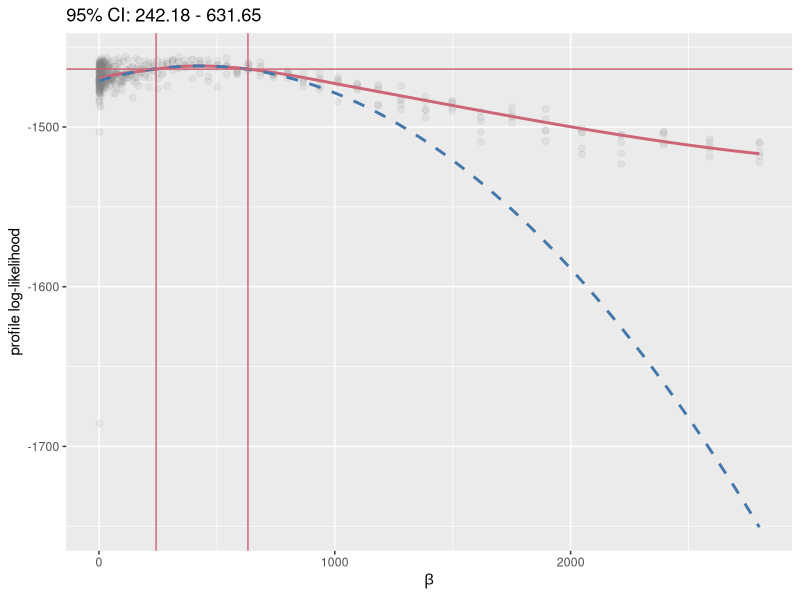
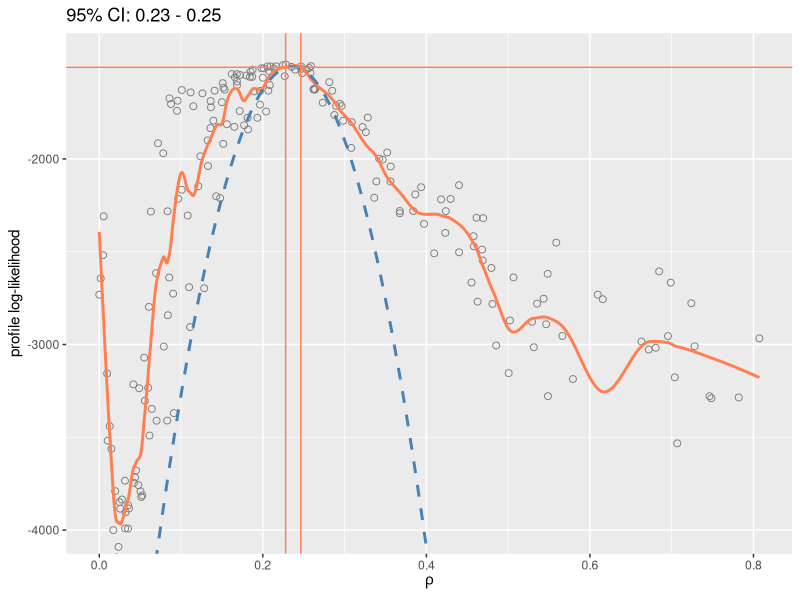
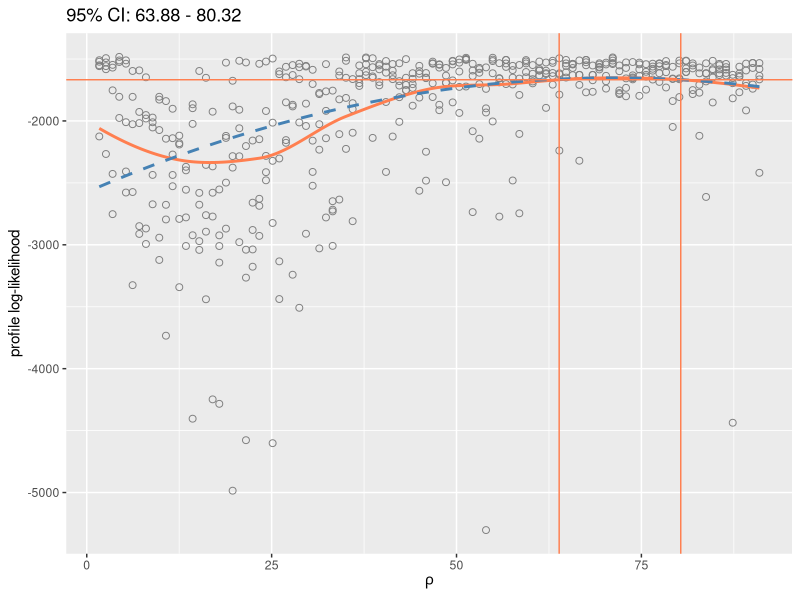

Reproduce these figures in R, in order.
# analyze-likelihood-profiles.R

mcap <- function(lp,parameter,confidence=0.95,lambda=0.75,Ngrid=1000)
{
  smooth_fit <- loess(lp ~ parameter, span=lambda)
  parameter_grid <- seq(min(parameter), max(parameter), length.out = Ngrid)
  smoothed_loglik <- predict(smooth_fit,newdata=parameter_grid)
  smooth_arg_max <- parameter_grid[which.max(smoothed_loglik)]
  dist <- abs(parameter-smooth_arg_max)
  included <- dist < sort(dist)[trunc(lambda*length(dist))]
  maxdist <- max(dist[included])
  weight <- rep(0,length(parameter))
  weight[included] <- (1-(dist[included]/maxdist)^3)^3
  quadratic_fit <- lm(lp ~ a + b, weight=weight,
                      data = data.frame(lp=lp,b=parameter,a=-parameter^2))
  b <- unname(coef(quadratic_fit)["b"] )
  a <- unname(coef(quadratic_fit)["a"] )
  m <- vcov(quadratic_fit)
  var_b <- m["b","b"]
  var_a <- m["a","a"]
  cov_ab <- m["a","b"]
  se_mc_squared <- (1 / (4 * a^2)) * (var_b - (2 * b/a) * cov_ab + (b^2 / a^2) * var_a)
  se_stat_squared <- 1/(2*a)
  se_total_squared <- se_mc_squared + se_stat_squared
  delta <- qchisq(confidence,df=1) * ( a * se_mc_squared + 0.5)
  delta_line <- max(smoothed_loglik) - delta
  loglik_diff <- max(smoothed_loglik) - smoothed_loglik
  ci <- range(parameter_grid[loglik_diff < delta])
  list(lp=lp,parameter=parameter,confidence=confidence,
       quadratic_fit=quadratic_fit, quadratic_max=b/(2*a),
       smooth_fit=smooth_fit,
       fit=data.frame(
         parameter=parameter_grid,
         smoothed=smoothed_loglik,
         quadratic=predict(quadratic_fit, list(b = parameter_grid, a = -parameter_grid^2))
       ),
       mle=smooth_arg_max, ci=ci, delta=delta, delta_line=delta_line,
       se_stat=sqrt(se_stat_squared), se_mc=sqrt(se_mc_squared), se=sqrt(se_total_squared)
  )
}


# Load packages -----------------------------------------------------------

library(tidyverse)
library(ggthemes)



# Niamey, beta profile ----------------------------------------------------
profile_data <- read.csv("../results/loglik-profile-beta-Niamey.csv") %>%
  slice(2:n()) %>%
  drop_na() %>%
  arrange(value)

do_param <- unique(profile_data$parameter)
mcap_out <- mcap(lp = profile_data$loglik, parameter = profile_data$value)

ggplot(mcap_out$fit, aes(x=parameter, shape )) +
  geom_point(data = profile_data, aes(x = value, y = loglik), shape = 19, size = 2, color = "grey50", alpha = 0.1) +
  geom_line(aes(y = smoothed), color = ptol_pal()(2)[2], size = 1) +
  geom_line(aes(y = quadratic), color = ptol_pal()(2)[1], linetype = 2, size = 1) +
  geom_vline(aes(xintercept = mcap_out$ci[1]), color = ptol_pal()(2)[2]) +
  geom_vline(aes(xintercept = mcap_out$ci[2]), color = ptol_pal()(2)[2]) +
  geom_hline(aes(yintercept = mcap_out$delta_line), color = ptol_pal()(2)[2]) +
  labs(x = expression(beta), y = "profile log-likelihood") +
  # coord_cartesian(xlim = c(50, 1000), ylim = c(-1500, -1450)) +
  ggtitle(paste0("95% CI: ", round(mcap_out$ci,2)[1], " - ", round(mcap_out$ci,2)[2]))


# Niamey, rho profile -----------------------------------------------------

profile_data <- read.csv("../results/loglik-profile-rho-Niamey.csv") %>%
  slice(2:n()) %>%
  drop_na() %>%
  group_by(value, parameter) %>%
  summarise(loglik = mean(loglik))

do_param <- unique(profile_data$parameter)
mcap_out <- mcap(lp = profile_data$loglik, parameter = profile_data$value, lambda = 0.1)

ggplot(mcap_out$fit, aes(x=parameter)) +
  geom_point(data = profile_data, aes(x = value, y = loglik), shape = 1, size = 2, color = "grey50") +
  geom_line(aes(y = smoothed), color = "coral", size = 1) +
  geom_line(aes(y = quadratic), color = "steelblue", linetype = 2, size = 1) +
  geom_vline(aes(xintercept = mcap_out$ci[1]), color = "coral") +
  geom_vline(aes(xintercept = mcap_out$ci[2]), color = "coral") +
  geom_hline(aes(yintercept = mcap_out$delta_line), color = "coral") +
  labs(x = expression(rho), y = "profile log-likelihood") +
  coord_cartesian(ylim = c(-4000, -1450)) +
  ggtitle(paste0("95% CI: ", round(mcap_out$ci,2)[1], " - ", round(mcap_out$ci,2)[2]))


# Niamey, iota profile ----------------------------------------------------

profile_data <- read.csv("../results/loglik-profile-iota-Niamey.csv") %>%
  slice(2:n()) %>%
  drop_na()

do_param <- unique(profile_data$parameter)
mcap_out <- mcap(lp = profile_data$loglik, parameter = profile_data$value)

ggplot(mcap_out$fit, aes(x=parameter)) +
  geom_point(data = profile_data, aes(x = value, y = loglik), shape = 1, size = 2, color = "grey50") +
  geom_line(aes(y = smoothed), color = "coral", size = 1) +
  geom_line(aes(y = quadratic), color = "steelblue", linetype = 2, size = 1) +
  geom_vline(aes(xintercept = mcap_out$ci[1]), color = "coral") +
  geom_vline(aes(xintercept = mcap_out$ci[2]), color = "coral") +
  geom_hline(aes(yintercept = mcap_out$delta_line), color = "coral") +
  labs(x = expression(rho), y = "profile log-likelihood") +
  # coord_cartesian(ylim = c(-5000, -1450)) +
  ggtitle(paste0("95% CI: ", round(mcap_out$ci,2)[1], " - ", round(mcap_out$ci,2)[2]))




